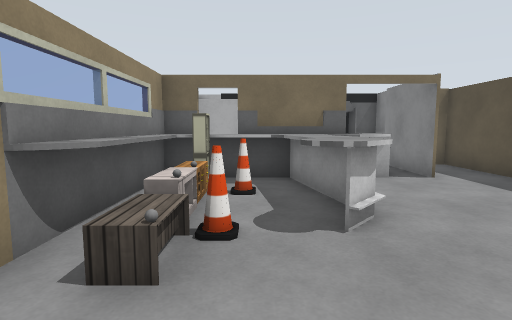
View 1 (above)

12 first-person views from a walk through a robot-simulator world made for Gazebo. The camera is 1.3 m above the floor, tilts 6° down and sees 80° across. The floor is counted in squares, 1 m on a side. Each view is taken from the middle of a square. On the plan, view 1 faces up. The plan holds only what a view shows up to about 14 squares ahead; the rest is blank. Simple shapes stand in for some stock models. Some surface patterns are stand-ins.

View 2
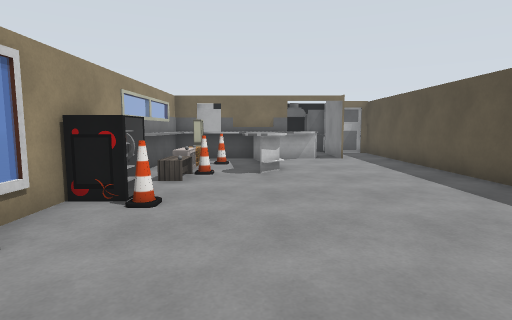

View 3
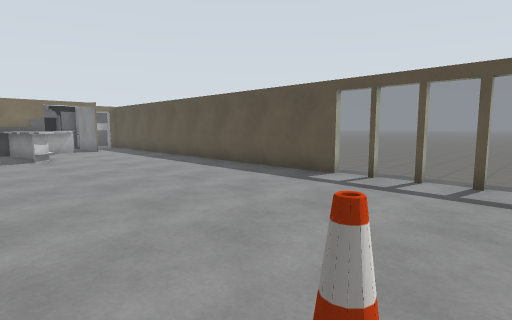

View 4
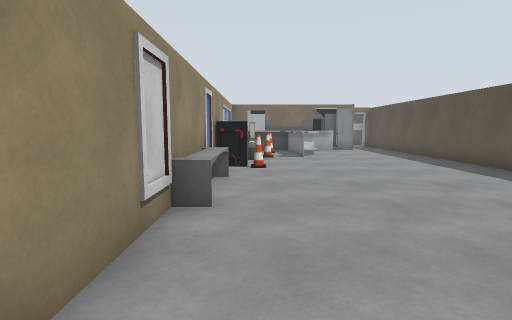

View 5
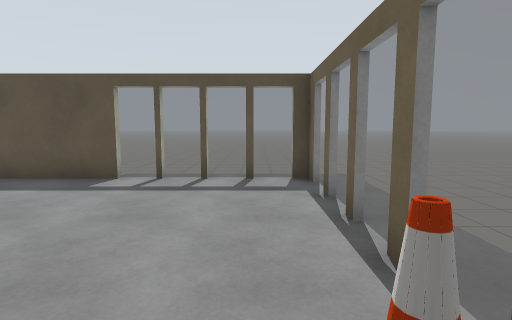

View 6
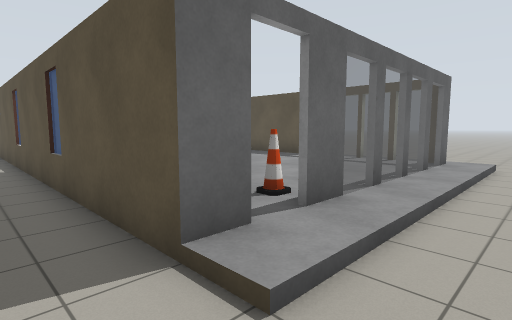

View 7
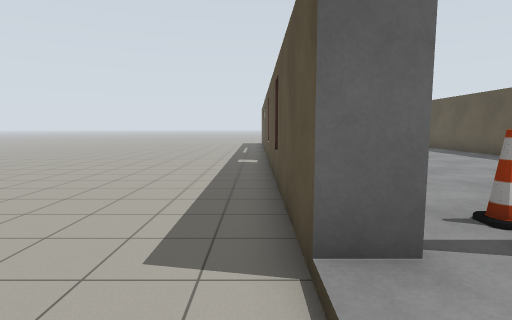

View 8
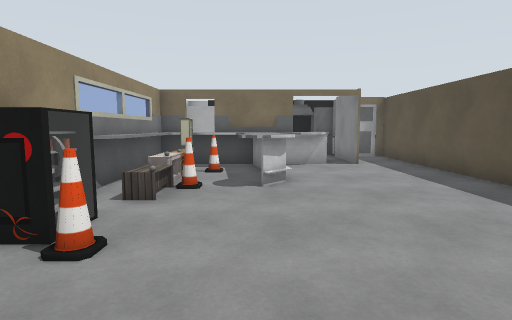

View 9
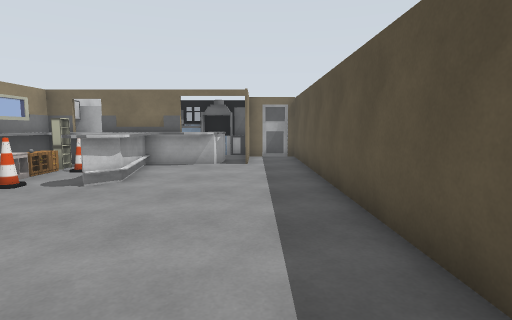

View 10
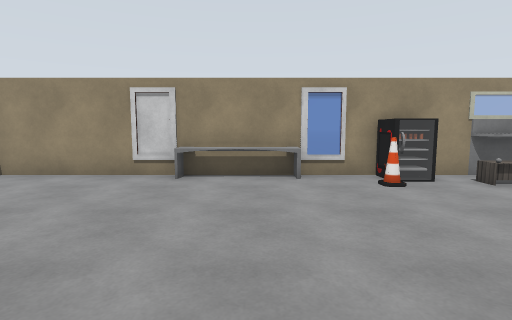

View 11
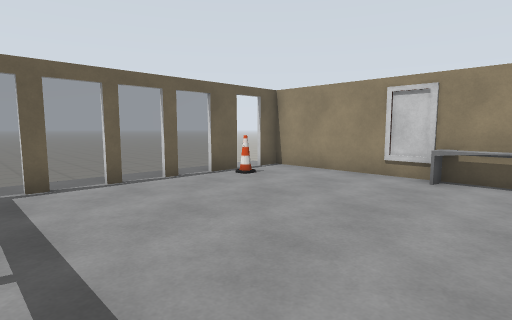

View 12
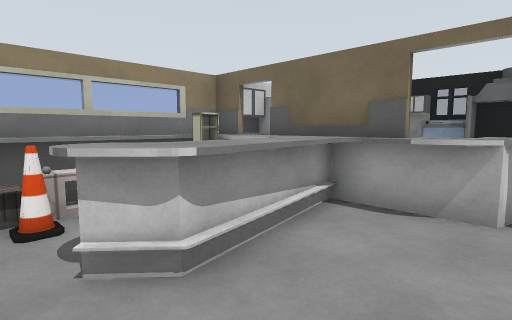

### Floor plan
Key: @ floor where view 1 was taken; # wall or solid block; . main floor; - floor 0.25 m lower than the main floor; = window, fence, low wall or low ledge; S shelf; C cone; B grey ball; O other object.
Columns run from 4 left of view 1 to 9 right of it. Each row starts with its distance up from view 1.
 12      #####
 11         ####
 10   ##    ##.#
  9   ##  ####.#
  8   #####=.#.#
  7   #S#=.....#
  6   #OC=.....#
  5   #O.#=....#
  4   #CO##....#
  3  ##B.......#
  2  #.........#
  1 -##=.......#
  0 -##C@......#
 -1 -==........#
 -2 --#........#
 -3 --=........#
 -4 --=........#
 -5 -#=........#
 -6 -#.........=--
 -7 -#.........=--
 -8 -#.........=--
 -9 -#..C......=--
-10 -##.C=#==#=#--
-11 --..........--
-12  -------------
-13 --------------

Where each view was taken, in squares from view 1:
view 1: 0 up, 0 right, facing up
view 2: 5 down, 1 right, facing up
view 3: 10 down, 1 left, facing up-right
view 4: 10 down, 1 left, facing up
view 5: 9 down, 1 left, facing right
view 6: 13 down, 4 left, facing up-right
view 7: 13 down, 3 left, facing up
view 8: 3 down, 1 right, facing up
view 9: 3 down, 5 right, facing up
view 10: 3 down, 6 right, facing left
view 11: 3 down, 6 right, facing down-left
view 12: 3 up, 4 right, facing up-left
